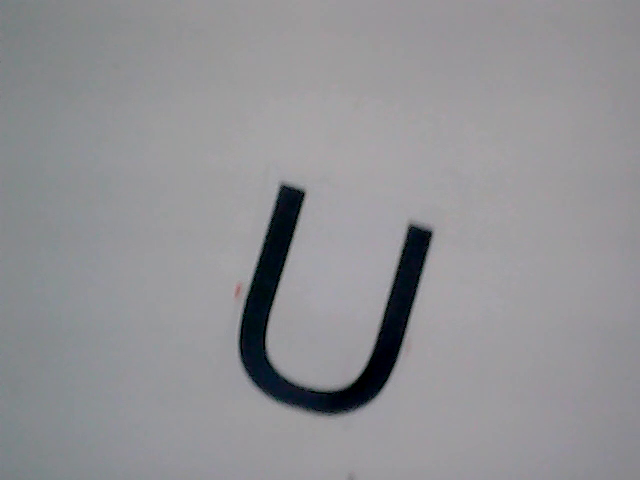
#> input picture frame 31 of Char recog/U.mp4, 640 x 480 px
$ python test_on_cam.py
#> lines starting #> are read from the running program, lines starting #| are printed output that depends on the picture; after the words box and inside, x2 and y2 are one past the last pixel; in counts of white or black regions, pixels touching at a corner belong together
### Char recog/utils.py
import cv2
import numpy as np

font = cv2.FONT_HERSHEY_SIMPLEX
org = (50, 50)
fontScale = 1
color = (255, 255, 255)
thickness = 2


# [6 lines left out: function cut_borders, not called in this run]


def detect_object( img , x_step = 10, y_step = 1 ) :

    gray = cv2.cvtColor(img, cv2.COLOR_BGR2GRAY)
    edges = cv2.Canny(gray, 50 , 200 )

    w , h  = edges.shape

    x1 = w
    x2 = 0
    y1 = h
    y2 = 0

    for x in range(0 , w , x_step) :

        for y in range(0 , h , y_step) :

            value = edges[x , y]

            if value == 255 :

                if x1 > x :
                    x1 = x
                if x2 < x :
                    x2 = x
                if y1 > y :
                    y1 = y
                if y2 < y :
                    y2 = y


    object_detected = gray[x1-30:x2+30 ,y1-20:y2+20]
    return object_detected


def convert_to_black_and_white(img , threshold) :

    return  255*np.uint8(img > threshold)

def check_middle(img , x , y , x2 , y2 ) :

    #image = cv2.rectangle(img, (x , y), (x2 , y2), 0, thickness)
    #cv2.imshow("out" , image)
    #cv2.waitKey(0)

    for i in range(x , x2 , 2) :
        for j in range(y , y2 , 2) :

            if img[j , i] == 0 :

                return True

    return False


def approx_predict(img , threshold = 100 ):


    for i in range(threshold ,250 , 50) :

        bl = convert_to_black_and_white(img , threshold)

        bl = detect_object(bl )

        h , w = bl.shape


        contours, _ = cv2.findContours(bl, cv2.RETR_TREE, cv2.CHAIN_APPROX_NONE)

        approx = 0
        middle_w , middle_h = int(w/32) , int(h/32)
        middle = check_middle(bl , int(w/2)-middle_w , int(h/2)-middle_h , int(w/2)+middle_w , int(h/2)+middle_h)

        for contour in contours:
            a = cv2.approxPolyDP(contour, 0.009 * cv2.arcLength(contour, False), True)

            cv2.drawContours(bl, [a], 0, (0), 3)


            if approx < len(a) :
                approx = len(a)
            print(approx)

        if middle :
            if 10 <= approx <= 14 :
                return "H" , bl

            elif 15 <= approx <= 25 :
                return "S" , bl

        elif 8 <= approx <= 15 :
            return "U" , bl


    return "None" , bl

# [10 lines that do not run on import are left out]

### Char recog/test_on_cam.py
import cv2
from utils import approx_predict
import time
vid = cv2.VideoCapture("U.mp4")


font = cv2.FONT_HERSHEY_SIMPLEX
org = (50, 50)
fontScale = 1
color = (0, 0, 0)
thickness = 2


prev_frame_time = 0
new_frame_time = 0

while(True):

    ret, frame = vid.read()
#> frame is the input picture: shape (480, 640, 3); mean B, G, R 148.9, 145.6, 145.7

    if ret :
        char , image = approx_predict(frame)
#> the loop in approx_predict, `for i in range(threshold ,250 , 50) : ` made 1 pass
#> middle on pass 1: False
#> pass 1, in approx_predict, `bl = convert_to_black_and_white(img , threshold)`:
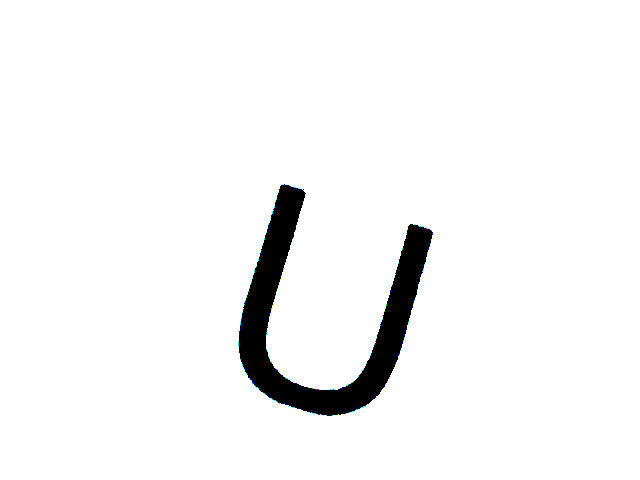
#> bl: shape (480, 640, 3); mean B, G, R 244.7, 244.6, 244.5
#> pass 1, in detect_object, `edges = cv2.Canny(gray, 50 , 200 )`:
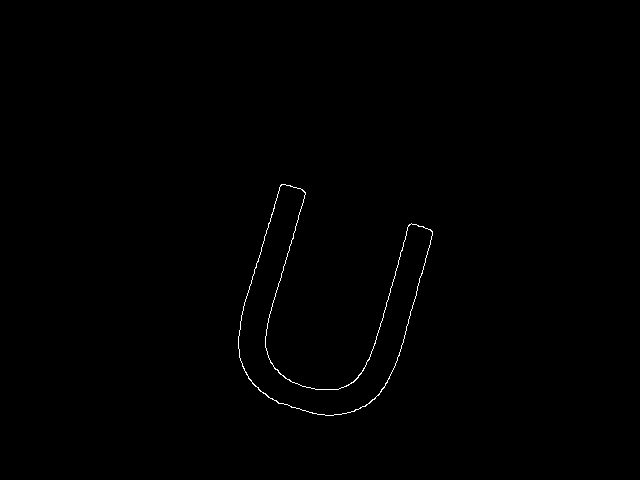
#> edges: shape (480, 640); 0.34% white in thin lines or dots, all inside (x1, y1, x2, y2) = (238, 184, 433, 416)
#> pass 1, in detect_object, `object_detected = gray[x1-30:x2+30 ,y1-20:y2+20]`:
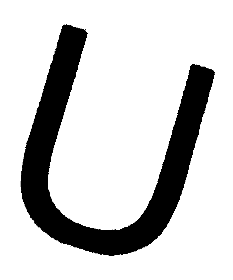
#> object_detected: shape (280, 233); min 0, max 255, mean 205.9
#> after the loop in approx_predict, `for i in range(threshold ,250 , 50) :`:
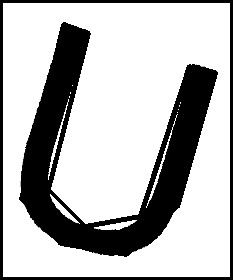
#> bl: shape (280, 233); min 0, max 255, mean 184.3
#> char = 'U'
        image = cv2.putText(frame, char, org, font,
                        fontScale, color, thickness, cv2.LINE_AA)
        new_frame_time = time.time()

        fps = 1/(new_frame_time-prev_frame_time)
        prev_frame_time = new_frame_time

        fps = str(int(fps))

        cv2.putText(image, fps, (7, 200), font, 3, (0, 255, 0), 3, cv2.LINE_AA)
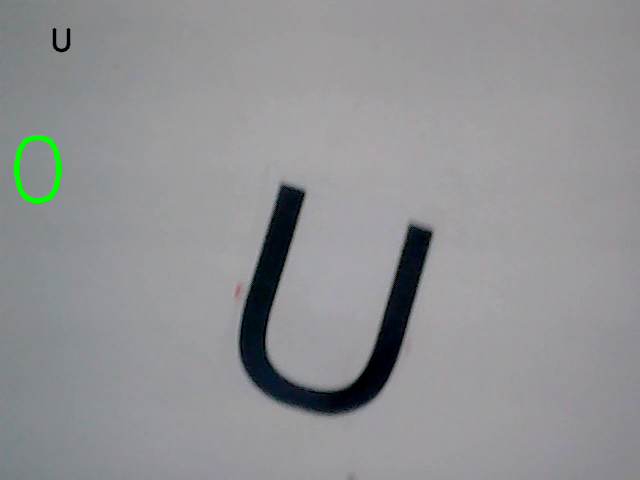
#> image: shape (480, 640, 3); mean B, G, R 148.4, 145.9, 145.2
        cv2.imshow('frame', image)


        if cv2.waitKey(1) & 0xFF == ord('q'):
#> (key q is pressed here)
            break
        time.sleep(0.05)
    else :
        break

vid.release()
cv2.destroyAllWindows()

$ run again, starting later in the video
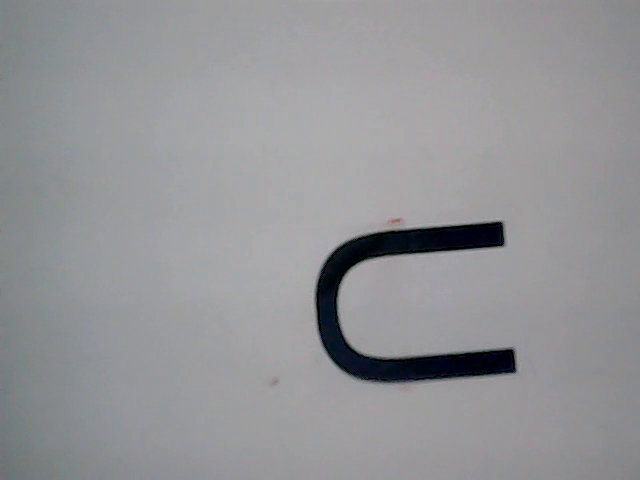
#> input picture frame 140 of Char recog/U.mp4, 640 x 480 px
#> frame is the input picture: shape (480, 640, 3); mean B, G, R 151, 148.3, 148
#> the loop in approx_predict, `for i in range(threshold ,250 , 50) : ` made 1 pass
#> middle on pass 1: False
#> after the loop in approx_predict, `for i in range(threshold ,250 , 50) :`:
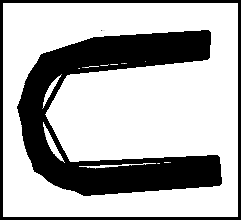
#> bl: shape (220, 241); min 0, max 255, mean 176.8
#> char = 'U'
#> `cv2.putText(image, fps, (7, 200), font, 3, (0, 255, 0), 3, cv2.LINE_AA)`:
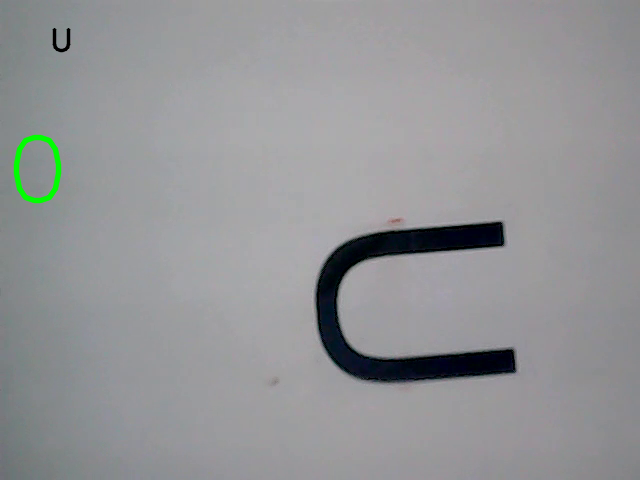
#> image: shape (480, 640, 3); mean B, G, R 150.4, 148.5, 147.5

$ run again, starting later in the video
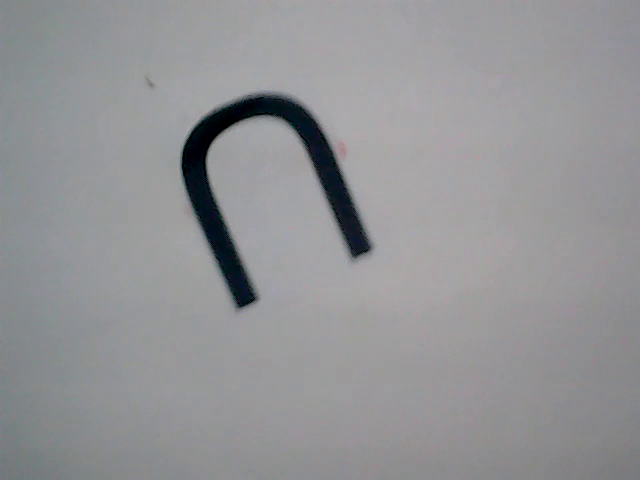
#> input picture frame 250 of Char recog/U.mp4, 640 x 480 px
#> frame is the input picture: shape (480, 640, 3); mean B, G, R 150, 147.7, 147.4
#> the loop in approx_predict, `for i in range(threshold ,250 , 50) : ` made 1 pass
#> middle on pass 1: False
#> after the loop in approx_predict, `for i in range(threshold ,250 , 50) :`:
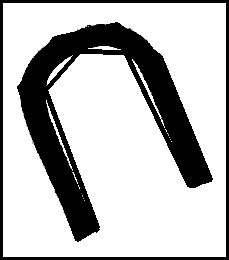
#> bl: shape (260, 229); min 0, max 255, mean 188.9
#> char = 'U'
#> `cv2.putText(image, fps, (7, 200), font, 3, (0, 255, 0), 3, cv2.LINE_AA)`:
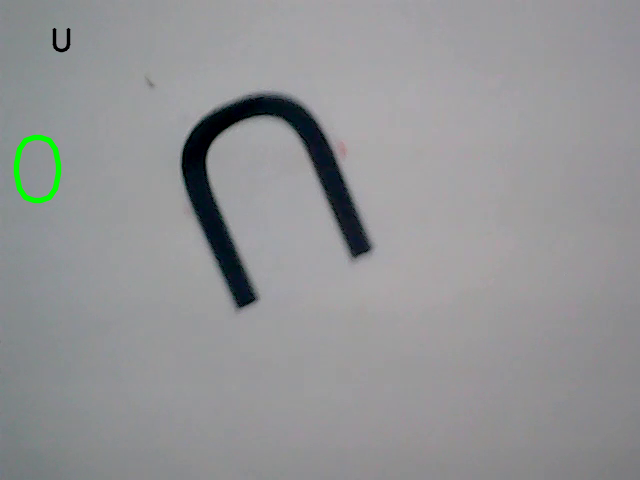
#> image: shape (480, 640, 3); mean B, G, R 149.5, 147.9, 146.9
